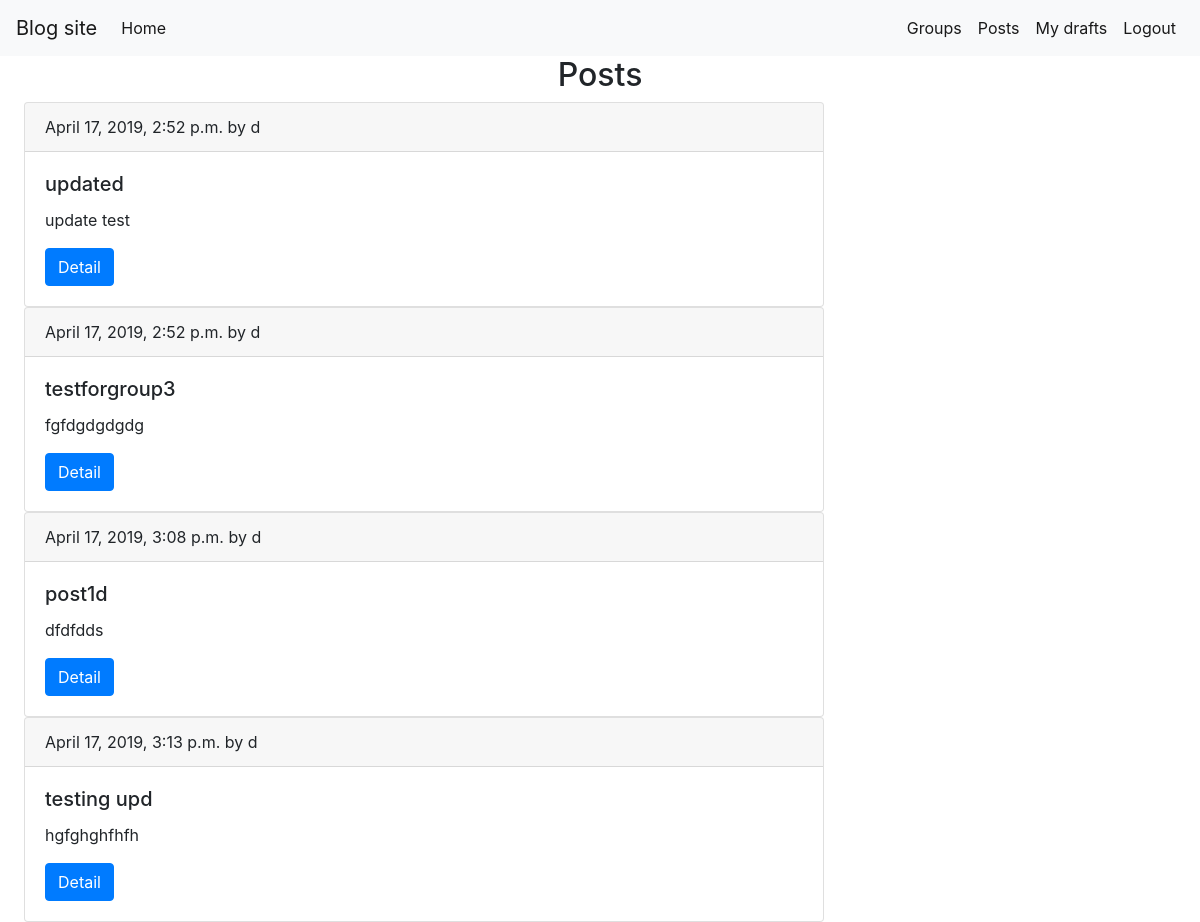
Before: /posts/ (signed in) with the older database file.
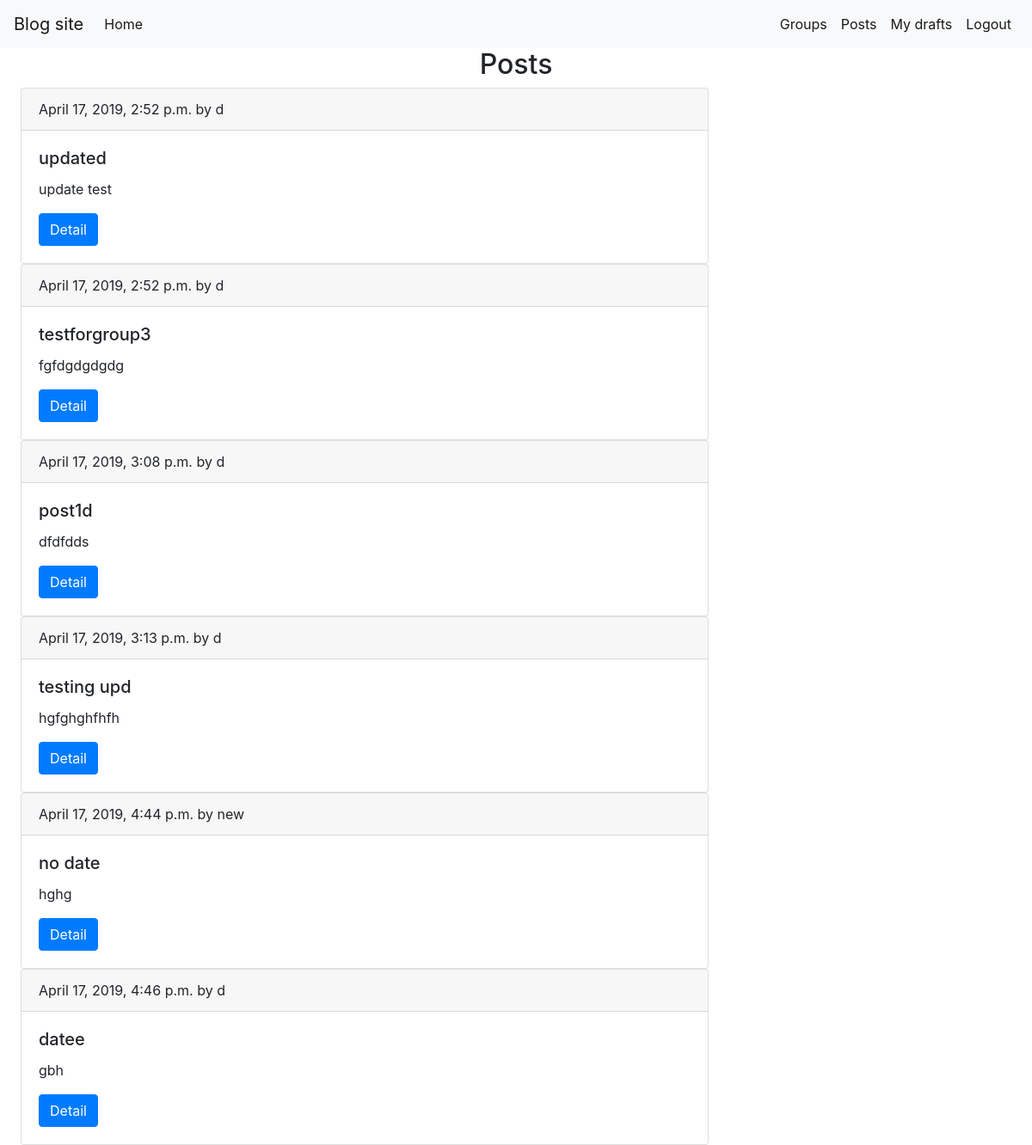
After: the same page with the newer database file.
### blog/models.py (models this page shows, shortened)
class Post(models.Model):
    title = models.CharField(max_length=100)
    text = models.TextField()
    creator = models.ForeignKey(User, on_delete=models.CASCADE, related_name='post_creator')
    group = models.ForeignKey(Group, on_delete=models.CASCADE, related_name='post_group')
    date_created = models.DateTimeField(null=True)
    is_private = models.BooleanField(default=False)

### blog/views.py (the view)
# urls.py: path('posts/', views.PostsList.as_view(), name='post_list'),
class PostsList(LoginRequiredMixin, ListView):
    model = Post
    template_name = 'posts/posts_list.html'

### blog/templates/posts/posts_list.html
{% extends 'base.html' %}
{% block content %}
<h2 class="header-center">Posts</h2>
    {% for post in post_list %}
        {% if not post.is_private %}
        {% if post.date_created %}
    <div class="card ml-4" style="width: 50rem; ">
  <div class="card-header">
    {{ post.date_created }} by {{ post.creator }}
  </div>
  <div class="card-body">
    <h5 class="card-title">{{ post.title }}</h5>
    <p class="card-text">{{ post.text }}</p>
    <a href="{% url 'post_info' post.pk %}" class="btn btn-primary">Detail</a>
  </div>
</div>
        {% endif %}
        {% endif %}
    {% endfor %}
{% endblock %}

Changed rows visible on the page:
added Post: date_created "April 17, 2019, 4:44 p.m.", creator "new", title "no date", text "hghg"
added Post: date_created "April 17, 2019, 4:46 p.m.", creator "d", title "datee", text "gbh"
